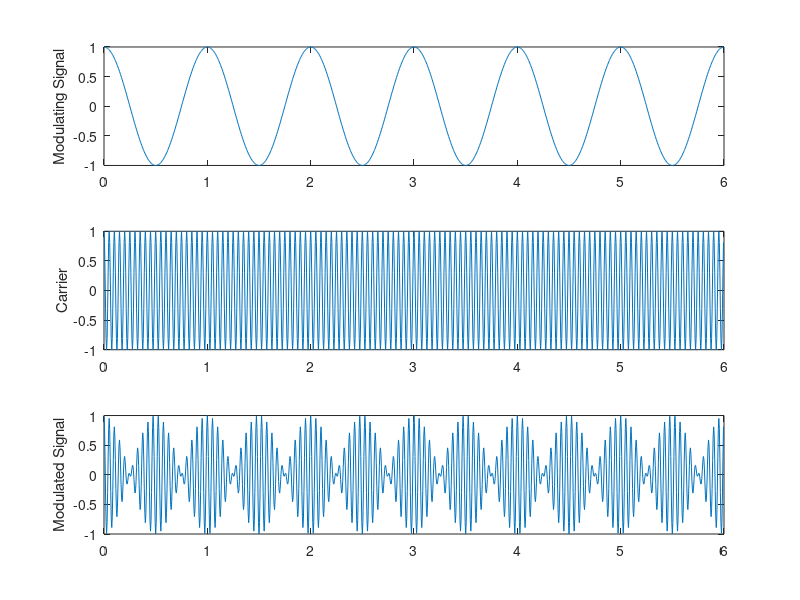

Recreate this plot in MATLAB. (Note: this script raises an error after producing the figure.)
%AM_lineSpec.m
clear all;
close all;
f0= 1; %Fundamental Freq. (Natural Freq.)
P= 6; %Period of signal
%objSinusoid; %call function to generate all sinusoid waveforms
T= 0.005; % Time spacing
fs= 1/T; %Sampling freq.
t= [0:T:(P-T)]; %Time axis, vector
N= length(t); % length of signal waveform 
%
fm= 1; %Message Freq.   
fc= 20; %Carrier Freq.
crr = cos(2*pi*fc*f0*t);
anlgDat = cos(2*pi*fm*f0*t); 
am=(1/2)*(cos(2*pi*(fc+fm)*f0*t)+cos(2*pi*(fc-fm)*f0*t));
figure; subplot(311);plot(t,anlgDat); ylabel('Modulating Signal');
subplot(312);plot(t,crr); ylabel('Carrier');
subplot(313);plot(t,am); ylabel('Modulated Signal');

%Line Spectrum Estimation
sigAll= [anlgDat; crr; am];
[fd, f, mag]= doubSpec(sigAll,T); %call doubleSpectrum function!
figure; subplot(311); plot(f, mag(1,:));
title('\bf Line Spectrum of All Simulated Sinusoids');
xlabel('\bf Frequency in Hz'); ylabel('\bf Magnitude, Arb. unit');
subplot(312); stem(f, mag(2,:));
subplot(313); plot(f, mag(3,:));
mgdbShft= fftshift(mag);
fsR= [0:fd:(N/2-1)*fd];
fsL= [(-(N/2-1):1:0)*fd];
fdbShft= [fsL fsR];
figure,plot(fdbShft,mgdbShft);
title('\bf Shifted Mag. Spec.');
xlabel('\bf Frequency in Hz'); ylabel('\bf Magnitude, Arb. unit');


